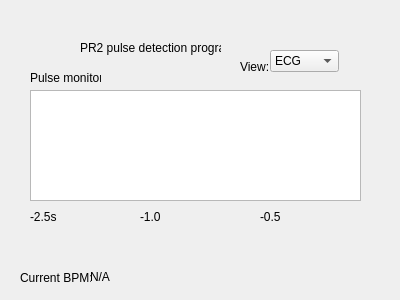
<?xml version="1.0" encoding="UTF-8"?>
<ui version="4.0">
 <class>pulseDetection</class>
 <widget class="QDialog" name="pulseDetection">
  <property name="geometry">
   <rect>
    <x>0</x>
    <y>0</y>
    <width>400</width>
    <height>300</height>
   </rect>
  </property>
  <property name="windowTitle">
   <string>Dialog</string>
  </property>
  <widget class="QLabel" name="label">
   <property name="geometry">
    <rect>
     <x>80</x>
     <y>40</y>
     <width>141</width>
     <height>16</height>
    </rect>
   </property>
   <property name="text">
    <string>PR2 pulse detection program</string>
   </property>
  </widget>
  <widget class="QLabel" name="label_2">
   <property name="geometry">
    <rect>
     <x>30</x>
     <y>70</y>
     <width>71</width>
     <height>16</height>
    </rect>
   </property>
   <property name="text">
    <string>Pulse monitor:</string>
   </property>
  </widget>
  <widget class="QGraphicsView" name="graphicsView">
   <property name="geometry">
    <rect>
     <x>30</x>
     <y>90</y>
     <width>331</width>
     <height>111</height>
    </rect>
   </property>
  </widget>
  <widget class="QLabel" name="label_3">
   <property name="geometry">
    <rect>
     <x>240</x>
     <y>60</y>
     <width>47</width>
     <height>13</height>
    </rect>
   </property>
   <property name="text">
    <string>View: </string>
   </property>
  </widget>
  <widget class="QComboBox" name="pulse_comboBox">
   <property name="geometry">
    <rect>
     <x>270</x>
     <y>50</y>
     <width>69</width>
     <height>22</height>
    </rect>
   </property>
   <item>
    <property name="text">
     <string>ECG</string>
    </property>
   </item>
  </widget>
  <widget class="QLabel" name="label_4">
   <property name="geometry">
    <rect>
     <x>30</x>
     <y>210</y>
     <width>47</width>
     <height>13</height>
    </rect>
   </property>
   <property name="text">
    <string>-2.5s</string>
   </property>
  </widget>
  <widget class="QLabel" name="label_5">
   <property name="geometry">
    <rect>
     <x>260</x>
     <y>210</y>
     <width>47</width>
     <height>13</height>
    </rect>
   </property>
   <property name="text">
    <string>-0.5</string>
   </property>
  </widget>
  <widget class="QLabel" name="label_6">
   <property name="geometry">
    <rect>
     <x>140</x>
     <y>210</y>
     <width>47</width>
     <height>13</height>
    </rect>
   </property>
   <property name="text">
    <string>-1.0</string>
   </property>
  </widget>
  <widget class="QLabel" name="label_7">
   <property name="geometry">
    <rect>
     <x>20</x>
     <y>270</y>
     <width>71</width>
     <height>16</height>
    </rect>
   </property>
   <property name="text">
    <string>Current BPM:</string>
   </property>
  </widget>
  <widget class="QLabel" name="pulse_BPMLbl">
   <property name="geometry">
    <rect>
     <x>90</x>
     <y>270</y>
     <width>47</width>
     <height>13</height>
    </rect>
   </property>
   <property name="text">
    <string>N/A</string>
   </property>
  </widget>
 </widget>
 <resources/>
 <connections/>
</ui>
